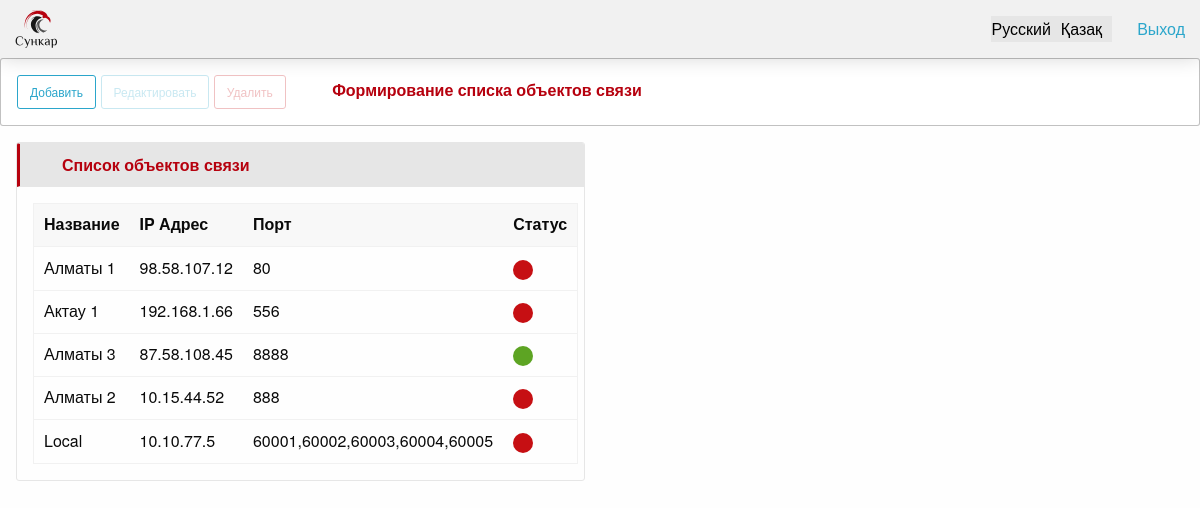
The page /communication_objects/ on the database as committed earlier.
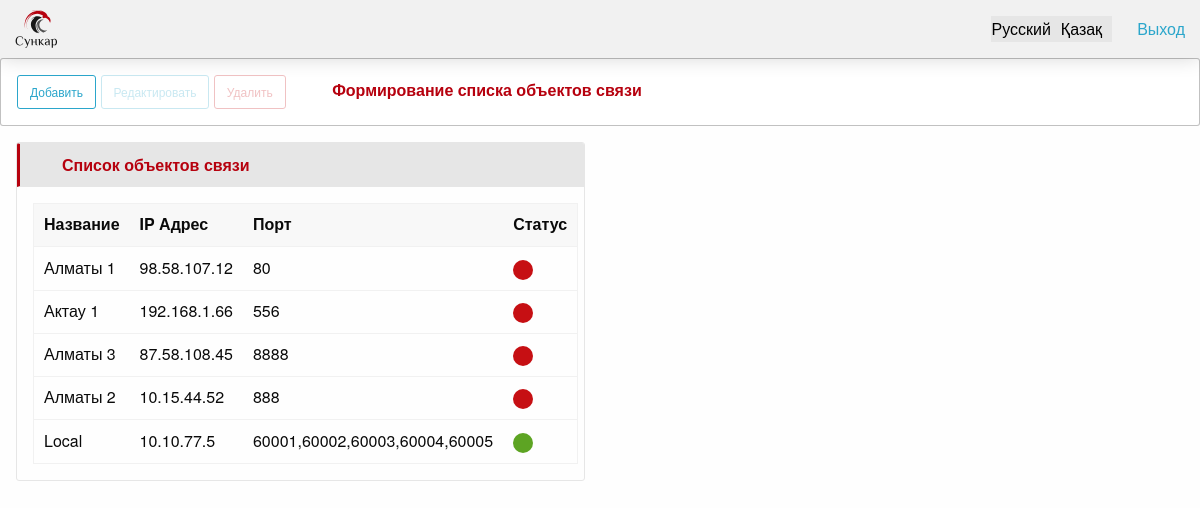
The same page on the database as committed later.
### apps/kernel/models.py (models this page shows, shortened)
class CommunicationObject(TimestampMixin):
    class Meta:
        verbose_name = 'Объект связи'
        verbose_name_plural = 'Объекты связи'
        permissions = (
            ('menu_view_communication_objects', 'Объекты связи - в Меню'),
        )
    name = models.CharField(
        max_length=256,
        verbose_name='Название'
    )
    ip_address = models.GenericIPAddressField(
        verbose_name='IP адрес'
    )
    port = models.CharField(
        max_length=128,
        verbose_name='порт'
    )
    state = models.BooleanField(
        default=True,
        verbose_name='Статус'
    )

### apps/kernel/views.py (the view)
class CommunicationObjectView(ListView):
    template_name = 'kernel/communication_object/index.html'
    model = models.CommunicationObject
    context_object_name = 'communication_objects'
    def get_context_data(self, *, object_list=None, **kwargs):
        ctx = super().get_context_data(**kwargs)
        ctx['form_obj'] = forms.CommunicationObjectForm
        return ctx

### apps/system/context_processors.py (called while the page is built, shortened)
def menu_context(request):
    context_data = dict()
    user = request.user
    if not request.user.is_authenticated:
        return context_data

### apps/kernel/templates/kernel/communication_object/index.html (shortened to what this page needs)
{% extends 'kernel/communication_object/base_communication_object.html' %}
{% load i18n %}
{% block actions %}
    <a class="button small hollow button_custom" onclick="onAdd()">
        {% translate 'add_button' %}
    </a>
    <button class="button small hollow button_custom action_button" disabled onclick="onEdit(this)">
        {% translate 'edit_button' %}
    </button>
    <button class="button small hollow alert button_custom action_button" disabled data-open="delete-window"
            onclick="onDelete(this)">
        {% translate 'delete_button' %}
    </button>
    <span class="headers_section">
        {% translate 'header_section_communication_object' %}
    </span>
{% endblock %}
{% block content %}
    <div class="card">
        <div class="card-divider">
            <span class="headers_local">
                {% translate 'header_list_communication_objects' %}
            </span>
        </div>
        <div class="card-section">
            <table class="unstriped">
                <thead>
                <tr>
                    <th>Название</th>
                    <th>IP Адрес</th>
                    <th>Порт</th>
                    <th>Статус</th>
                </tr>
                </thead>
                <tbody>
                {% for obj in communication_objects %}
                    <tr class="items" id="{{ obj.id }}">
                        <td>
                            {{ obj.name }}
                        </td>
                        <td>
                            {{ obj.ip_address }}
                        </td>
                        <td>
                            {{ obj.port }}
                        </td>
                        <td>
                            {% if obj.state %}
                                <span class="badge success">&nbsp;</span>
                            {% else %}
                                <span class="badge alert">&nbsp;</span>
                            {% endif %}
                        </td>
                    </tr>
                {% endfor %}
                </tbody>
            </table>
        </div>
    </div>
{% endblock %}

Rows that differ between the two databases and show on the page:
changed CommunicationObject "Алматы 3": state True → False (drawn)
changed CommunicationObject "Local": state False → True (drawn)
